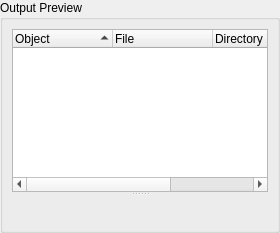
     <widget class="QGroupBox" name="previewGroupBox" >
      <property name="sizePolicy" >
       <sizepolicy vsizetype="Preferred" hsizetype="Expanding" >
        <horstretch>0</horstretch>
        <verstretch>0</verstretch>
       </sizepolicy>
      </property>
      <property name="title" >
       <string>Output Preview</string>
      </property>
      <layout class="QVBoxLayout" >
       <property name="spacing" >
        <number>6</number>
       </property>
       <property name="leftMargin" >
        <number>9</number>
       </property>
       <property name="topMargin" >
        <number>9</number>
       </property>
       <property name="rightMargin" >
        <number>9</number>
       </property>
       <property name="bottomMargin" >
        <number>9</number>
       </property>
       <item>
        <widget class="QSplitter" name="splitter" >
         <property name="orientation" >
          <enum>Qt::Vertical</enum>
         </property>
         <widget class="QSplitter" name="splitter_3" >
          <property name="orientation" >
           <enum>Qt::Vertical</enum>
          </property>
          <widget class="QTreeWidget" name="filteredObjTreeWidget" >
           <property name="selectionMode" >
            <enum>QAbstractItemView::SingleSelection</enum>
           </property>
           <property name="indentation" >
            <number>0</number>
           </property>
           <property name="uniformRowHeights" >
            <bool>true</bool>
           </property>
           <property name="itemsExpandable" >
            <bool>false</bool>
           </property>
           <property name="sortingEnabled" >
            <bool>true</bool>
           </property>
           <column>
            <property name="text" >
             <string>Object</string>
            </property>
           </column>
           <column>
            <property name="text" >
             <string>File</string>
            </property>
           </column>
           <column>
            <property name="text" >
             <string>Directory</string>
            </property>
           </column>
           <column>
            <property name="text" >
             <string>ID</string>
            </property>
           </column>
          </widget>
         </widget>
         <widget class="ScrollAreaNoWheel" name="scrollArea" >
          <property name="sizePolicy" >
           <sizepolicy vsizetype="Preferred" hsizetype="Preferred" >
            <horstretch>0</horstretch>
            <verstretch>0</verstretch>
           </sizepolicy>
          </property>
         </widget>
        </widget>
       </item>
      </layout>
     </widget>
